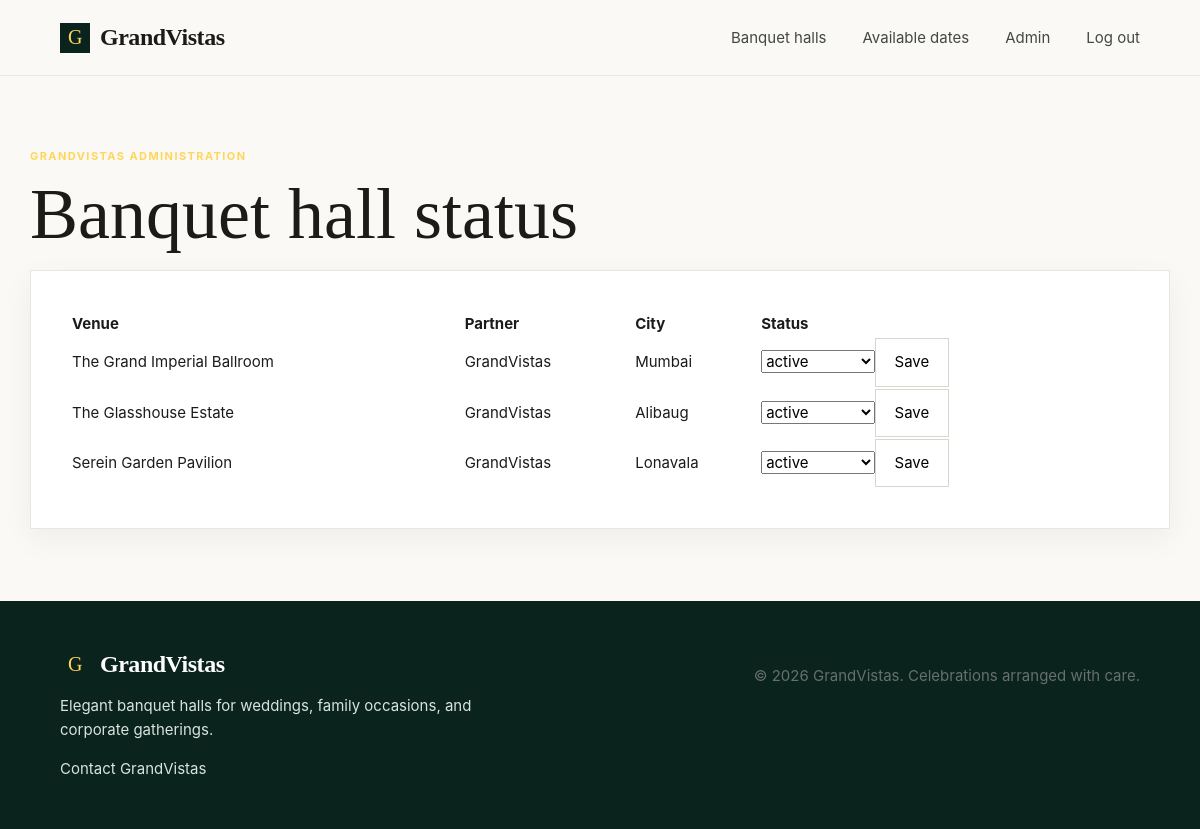
The app's page /admin/venues.php (signed in) with its own data.
### tables this page shows
CREATE TABLE IF NOT EXISTS venues (id INT UNSIGNED AUTO_INCREMENT PRIMARY KEY,vendor_id INT UNSIGNED NULL,name VARCHAR(160) NOT NULL,description TEXT,type VARCHAR(40) NOT NULL,max_capacity INT UNSIGNED NOT NULL,square_footage INT UNSIGNED,base_rate DECIMAL(12,2) NOT NULL,peak_rate DECIMAL(12,2),security_deposit DECIMAL(12,2) DEFAULT 0,amenities JSON,catering_tier VARCHAR(100),address VARCHAR(255),city VARCHAR(100),rating DECIMAL(2,1) DEFAULT 0,review_count INT DEFAULT 0,status ENUM('active','maintenance','inactive') NOT NULL DEFAULT 'active',cover_image VARCHAR(500),created_at DATETIME NOT NULL DEFAULT CURRENT_TIMESTAMP);

### config/database.php (called while the page is built, shortened)
<?php
function db(): PDO
{
    $pdo = new PDO(
        'mysql:host=localhost;dbname=php;charset=utf8mb4',
        'root',
        '123456',
        [
            PDO::ATTR_ERRMODE => PDO::ERRMODE_EXCEPTION,
            PDO::ATTR_DEFAULT_FETCH_MODE => PDO::FETCH_ASSOC,
            PDO::ATTR_EMULATE_PREPARES => false,
        ]
    );
    return $pdo;
}

### includes/functions.php (called while the page is built, shortened)
<?php
function e(?string $value): string
{
    return htmlspecialchars($value ?? '', ENT_QUOTES, 'UTF-8');
}

### admin/venues.php (the view, shortened to what this page needs)
<?php
require_once __DIR__ . '/../config/database.php';
$venues = db()->query('SELECT v.*,u.name vendor_name FROM venues v LEFT JOIN users u ON u.id=v.vendor_id ORDER BY v.created_at DESC')->fetchAll();
require __DIR__ . '/../includes/header.php';
?>
<main class="container">
    <div class="eyebrow">GrandVistas administration</div>
    <h1>Banquet hall status</h1>
    <div class="form-card" style="overflow:auto">
        <table style="width:100%;border-collapse:collapse">
            <tr>
                <th align="left">Venue</th>
                <th align="left">Partner</th>
                <th align="left">City</th>
                <th align="left">Status</th>
                <th></th>
            </tr><?php foreach ($venues as $v): ?>
                <tr>
                    <td><?= e($v['name']) ?></td>
                    <td><?= e($v['vendor_name'] ?? 'GrandVistas') ?></td>
                    <td><?= e($v['city']) ?></td>
                    <td>
                        <form method="post"><input type="hidden" name="csrf" value="<?= e(csrf_token()) ?>"><input
                                type="hidden" name="venue_id" value="<?= e((string) $v['id']) ?>"><select name="status">
                                <option <?= $v['status'] === 'active' ? 'selected' : '' ?>>active</option>
                            </select><button class="button">Save</button></form>
                    </td>
                </tr><?php endforeach; ?>
        </table>
    </div>
</main>
<?php require __DIR__ . '/../includes/footer.php'; ?>

### assets/css/style.css (style rules this page uses)
:root { --ink: #000805; --emerald: #0a231c; --gold: #d4af37; --gold-soft: #fed65b; --cream: #fbf9f5; --paper: #f5f3ef; --line: #d9d6cd; --muted: #66706b; --danger: #ba1a1a }
* { box-sizing: border-box }
html { scroll-behavior: smooth }
body { margin: 0; background: var(--cream); color: #1b1c1a; font: 15px/1.6 Inter, Arial, sans-serif }
button, input, select, textarea { font: inherit }
.eyebrow, .label { font-size: 11px; font-weight: 700; letter-spacing: .13em; text-transform: uppercase }
.eyebrow { color: var(--gold-soft) }
h1, h2, h3 { font-family: Newsreader, Georgia, serif; font-weight: 400; line-height: 1.12; margin: .5rem 0 1rem }
h1 { font-size: clamp(2.5rem, 6vw, 4.5rem); max-width: 720px }
.container { max-width: 1180px; margin: auto; padding: clamp(2.5rem, 6vw, 5rem) 1.25rem }
.button { display: inline-flex; align-items: center; justify-content: center; gap: .45rem; padding: .7rem 1.15rem; border: 1px solid var(--line); background: transparent; cursor: pointer }
.search-panel, .card, .form-card { background: #fff; border: 1px solid rgba(114, 121, 117, .18); box-shadow: 0 10px 30px rgba(27, 28, 26, .05) }
.form-card { padding: clamp(1.25rem, 4vw, 2.5rem) }

### records on screen
venues: name "The Grand Imperial Ballroom", vendor_name "GrandVistas", city "Mumbai", status "active"
venues: name "The Glasshouse Estate", vendor_name "GrandVistas", city "Alibaug", status "active"
venues: name "Serein Garden Pavilion", vendor_name "GrandVistas", city "Lonavala", status "active"
